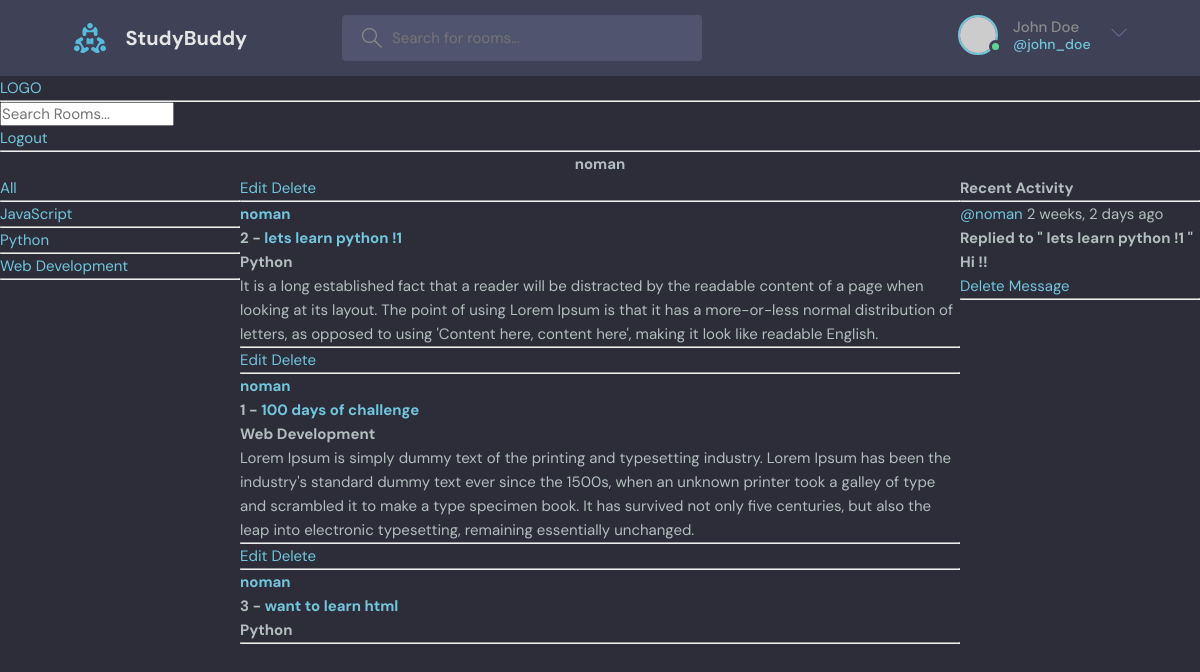
Screenshot of /profile/1 (signed in) with the database file from the repository.
### base/models.py (models this page shows)
class Topic(models.Model):
    name = models.CharField(max_length=200)
    def __str__(self):
        return self.name

class Room(models.Model):
    host = models.ForeignKey(User, on_delete= models.SET_NULL , null=True)
    topic = models.ForeignKey(Topic, on_delete= models.SET_NULL , null=True)
    name = models.CharField(max_length=200)
    description = models.TextField(null=True, blank=True)
    participants = models.ManyToManyField(User, related_name='participants')
    updated = models.DateTimeField(auto_now=True)
    created = models.DateTimeField(auto_now_add=True)
    class Meta:
        ordering = ['-updated','-created']
    def __str__(self):
        return self.name

class Message(models.Model):
    user = models.ForeignKey(User, on_delete= models.CASCADE)
    room = models.ForeignKey(Room, on_delete = models.CASCADE)
    body = models.TextField()
    updated = models.DateTimeField(auto_now=True)
    created = models.DateTimeField(auto_now_add=True)
    class Meta:
        ordering = ['-updated','-created']
    def __str__(self):
        return self.body[0:50]

### base/views.py (the view)
# urls.py: path('profile/<str:pk>', views.userProfile , name= 'user-Profile'),
def userProfile(request, pk):
    user = User.objects.get(id=pk)
    room = user.room_set.all()
    room_messages = user.message_set.all()
    topic = Topic.objects.all()
    context = {'user':user , 'rooms' : room , 'topic' : topic , 'room_messages' : room_messages}
    return render(request, 'base/profile.html', context)

### base/templates/base/profile.html (shortened to what this page needs)
{% extends 'main.html' %}
{% block content %}
<h1 style="text-align:center;">{{user.username}}</h4>
<div class="main-container">
    <div>
        {% include 'base/topic_component.html' %}
    </div>
    <div>
        {% include 'base/feed_component.html' %}
    </div>
    <div>
        {% include 'base/activity_component.html' %}
    </div>
</div>
{% endblock content %}

### base/templates/base/topic_component.html
<a href="{% url 'home' %}">All</a><br/>
                <hr>
                {% for topic in topic %}
                    <a href="{% url 'home' %}?q={{topic.name}}">{{topic.name}}</a><br/>
                    <hr>
                {% endfor %}

### base/templates/base/feed_component.html
                {% for room in rooms %}
                    <div class="room-item">
                        {% if request.user == room.host %}
                        <a href="{% url 'update-room' room.id %}" class="edit-link">Edit</a>
                        <a href="{% url 'delete-room' room.id %}" class="delete-link">Delete</a>
                        <hr>
                        {% endif %}
                        <h1><a href="{% url 'user-Profile' room.host.id %}">{{ room.host.username }}</a></h1>
                        <h3>{{ room.id }} - <a href="{% url 'room' room.id %}">{{ room.name }}</a></h3>
                        <h2>{{ room.topic }}</h2>
                        <p>{{ room.description }}</p>
                        <hr>
                    </div>
                {% endfor %}

### base/templates/base/activity_component.html
            <h2>Recent Activity</h2>
            <hr>
            {% for messages in room_messages %}
            <div>
            <large><a href="{% url 'user-Profile' messages.user.id %}">@{{messages.user}}</a> {{messages.created | timesince}} ago</large>
            <h4>Replied to " {{messages.room}} "</h4>
            <h4>{{messages}}</h4>
            {% if request.user == messages.user %}
            <a href="{% url 'delete-message' messages.id %}" class="delete-link">Delete Message</a>
            <hr>
            {% endif %}
            </div>
            {% endfor %}

### static/styles/style.css (style rules this page uses)
:root { --color-main: #71c6dd; --color-main-light: #e1f6fb; --color-dark: #3f4156; --color-dark-medium: #51546e; --color-dark-light: #696d97; --color-light: #e5e5e5; --color-gray: #8b8b8b; --color-light-gray: #b2bdbd; --color-bg: #2d2d39; --color-success: #5dd693; --color-error: #fc4b0b; }
* { font-family: "DM Sans", -apple-system, BlinkMacSystemFont, "Segoe UI", Roboto, Oxygen, Ubuntu, Cantarell, "Open Sans", "Helvetica Neue", sans-serif; margin: 0; padding: 0; box-sizing: border-box; text-rendering: optimizeLegibility; font-size: inherit; }
html { font-size: 56.25%; }
@media only screen and (min-width: 1200px) { html { font-size: 62.5%; } }
body { line-height: 1.6; font-weight: 400; font-size: 1.5rem; color: var(--color-light-gray); background-color: var(--color-bg); min-height: 100vh; }
a { display: inline-block; color: var(--color-main); text-decoration: none; }

### base/templates/base/profile.html (style rules this page uses)
.main-container { display: grid; grid-template-columns: 1fr 3fr 1fr; }

### rows the page displays
Topic: name "JavaScript"
Topic: name "Python"
Topic: name "Web Development"
Room: shows "Edit", host.username "noman", id "2", name "lets learn python !1", topic "Python", description "It is a long established fact that a reader will be distracted by the readable content of a page when looking at its layout. The point of using Lorem Ipsum is that it has a more-or-less normal distribution of letters, as opposed to using 'Content here, content here', making it look like readable English."
Room: shows "Edit", host.username "noman", id "1", name "100 days of challenge", topic "Web Development", description "Lorem Ipsum is simply dummy text of the printing and typesetting industry. Lorem Ipsum has been the industry's standard dummy text ever since the 1500s, when an unknown printer took a galley of type and scrambled it to make a type specimen book. It has survived not only five centuries, but also the leap into electronic typesetting, remaining essentially unchanged."
Room: shows "Edit", host.username "noman", id "3", name "want to learn html", topic "Python"
Message: user "noman", created "2 weeks, 2 days", room "lets learn python !1", body "Hi !!", shows "Delete Message"

### other values shown
{{ user.username }} "noman"
